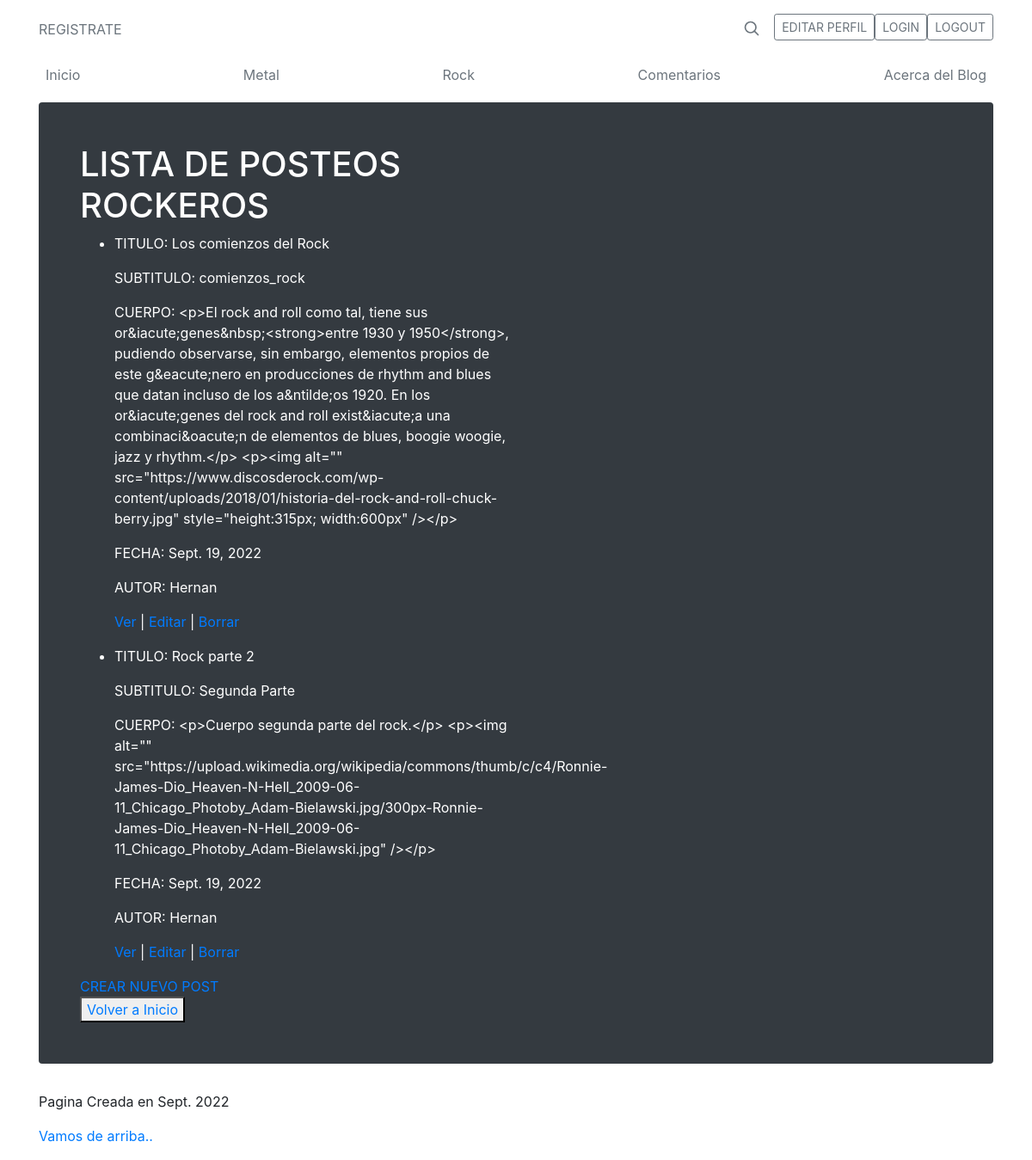
The page /AppMusica/rock/list on the database as committed earlier.
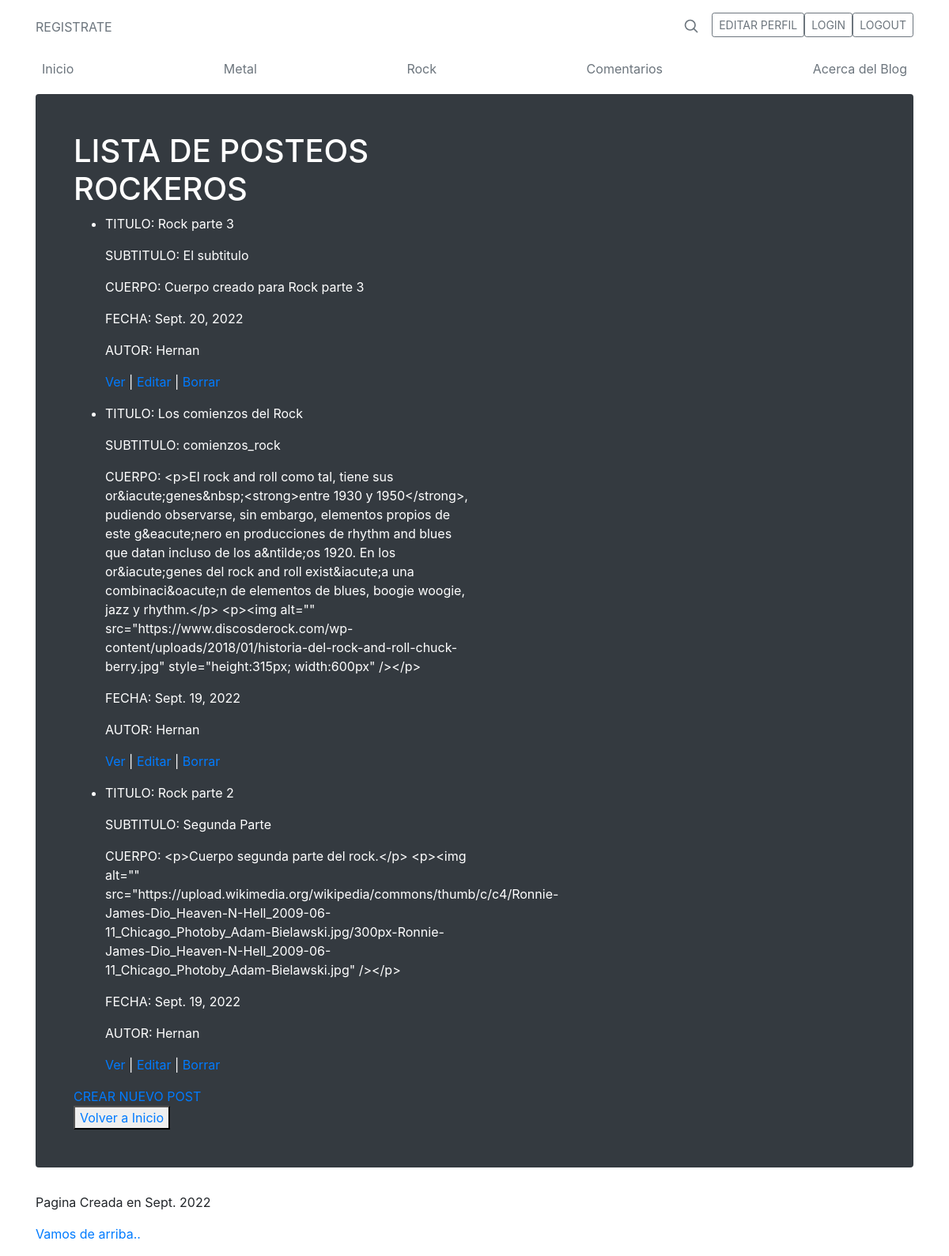
The same page on the database as committed later.
### AppMusica/models.py (models this page shows, shortened)
class BlogRock(models.Model):
    titulo = models.CharField(max_length=200)
    subtitulo = models.CharField(max_length=200)
    cuerpo = RichTextField()
    fecha = models.DateField(auto_now_add=True)
    imagen = models.TextField()
    autor = models.CharField(max_length=200)
    class Meta:
        ordering = ['-fecha']

### AppMusica/views.py (the view)
# urls.py: path('rock/list', views.BlogRockList.as_view(), name='rockList'),
class BlogRockList(ListView):
      model = BlogRock
      template_name: "AppMusica/blogrock_list.html"

### AppMusica/templates/AppMusica/blogrock_list.html
{% extends 'AppMusica/padre.html'%}
{% load static %}
{% block contenidoQueCambia %}
<body>
    <h1>LISTA DE POSTEOS ROCKEROS</h1>
    <ul>
        {% for campo in object_list %}
            <li>
                <p>TITULO: {{ campo.titulo }} </p>
                <p>SUBTITULO: {{ campo.subtitulo }}</p>
                <p>CUERPO: {{ campo.cuerpo }}</p>
                <p>FECHA: {{ campo.fecha }} </p>
                <p>AUTOR: {{ campo.autor }}</p>
                <p>
                    <a href="{% url 'rockDetail' campo.id %}" >Ver</a> |
                    <a href="{% url 'rockEdit' campo.id %}" >Editar</a> |
                    <a href="{% url 'rockDelete' campo.id %}" >Borrar</a>
                </p>
            </li>
        {% endfor %}
    </ul>
    <a href="{% url 'rockNew'  %}">CREAR NUEVO POST</a>
    <br>
    <button>
        <a href="{% url 'Inicio'  %}">Volver a Inicio</a>
    </button>
</body>
{% endblock %}

Rows that differ between the two databases and show on the page:
added BlogRock: titulo "Rock parte 3", subtitulo "El subtitulo", cuerpo "Cuerpo creado para Rock parte 3", fecha "Sept. 20, 2022", autor "Hernan"
